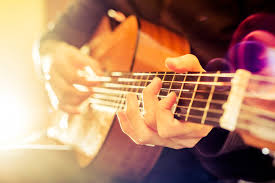
#> input picture Image/Image3.jpeg, 275 x 183 px
$ python 13.thresholding.py
#> lines starting #> are read from the running program, lines starting #| are printed output that depends on the picture; after the words box and inside, x2 and y2 are one past the last pixel; in counts of white or black regions, pixels touching at a corner belong together
import cv2
import matplotlib.pyplot as plt
import numpy as np

img=cv2.imread('./Image/Image3.jpeg')
#> img is the input picture: shape (183, 275, 3); mean B, G, R 105.2, 132.7, 177.8
cv2.imshow('Original',img)

gray=cv2.cvtColor(img,cv2.COLOR_BGR2GRAY)
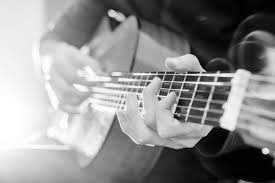
#> gray: shape (183, 275); min 0, max 255, mean 143.1
cv2.imshow('Gray',gray)

#Simple Thresholding
threshold,thresh=cv2.threshold(src=gray,thresh=130,maxval=255,type=cv2.THRESH_BINARY)
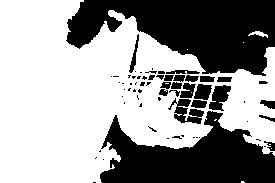
#> thresh: shape (183, 275); 60.4% white; 65 black regions (40 under 20 px), largest, box (x1, y1, x2, y2) and area: (66, 0, 275, 76) 9983, (100, 111, 275, 183) 7435, (168, 98, 204, 124) 438
cv2.imshow('Simple Thresholding',thresh)

threshold,thresh_inv=cv2.threshold(gray,130,255,cv2.THRESH_BINARY_INV)
cv2.imshow('Simple Thresholding Inverse',thresh_inv)

#Adaptive Thresholding
adaptive_thresh=cv2.adaptiveThreshold(src=gray,maxValue=255,adaptiveMethod=cv2.ADAPTIVE_THRESH_GAUSSIAN_C,thresholdType=cv2.THRESH_BINARY,blockSize=11,C=3)
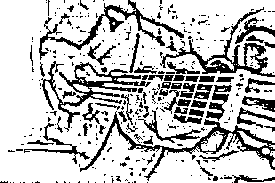
#> adaptive_thresh: shape (183, 275); 76.3% white; 341 black regions (278 under 20 px), largest, box (x1, y1, x2, y2) and area: (80, 111, 275, 181) 1614, (41, 61, 151, 132) 1447, (160, 7, 275, 77) 1265
cv2.imshow('Adaptive Thresholding',adaptive_thresh)

adaptive_thresh_inv=cv2.adaptiveThreshold(gray,255,cv2.ADAPTIVE_THRESH_MEAN_C,cv2.THRESH_BINARY_INV,11,3)
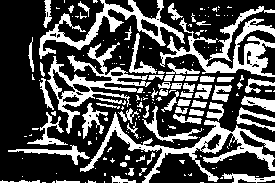
#> adaptive_thresh_inv: shape (183, 275); 30.9% white; 181 white regions (119 under 20 px), largest, box (x1, y1, x2, y2) and area: (80, 112, 275, 183) 2524, (160, 6, 275, 77) 2485, (47, 42, 151, 134) 2068
cv2.imshow('Adaptive Thresholding Inverse',adaptive_thresh_inv)

cv2.waitKey(0)

$ run again, with Image/Image1.jpeg copied over Image/Image3.jpeg
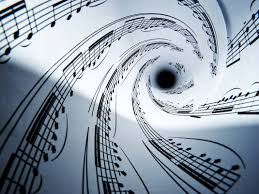
#> input picture Image/Image1.jpeg, 259 x 194 px
#> img is the input picture: shape (194, 259, 3); mean B, G, R 170.3, 157.6, 145.6
#> `threshold,thresh=cv2.threshold(src=gray,thresh=130,maxval=255,type=cv2..`:
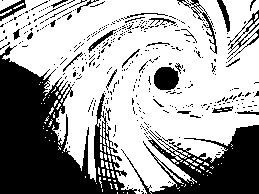
#> thresh: shape (194, 259); 64.6% white; 398 black regions (365 under 20 px), largest, box (x1, y1, x2, y2) and area: (0, 45, 137, 194) 9890, (121, 125, 259, 194) 4405, (154, 67, 179, 90) 476
#> adaptive_thresh: shape (194, 259); 74% white; black in thin lines or dots
#> `adaptive_thresh_inv=cv2.adaptiveThreshold(gray,255,cv2.ADAPTIVE_THRESH..`:
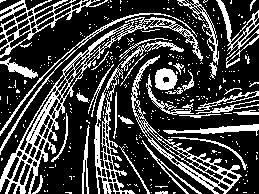
#> adaptive_thresh_inv: shape (194, 259); 26.6% white in thin lines or dots

$ run again, with Image/Image2.jpeg copied over Image/Image3.jpeg
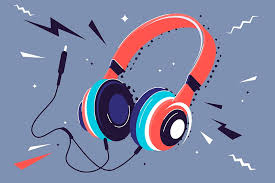
#> input picture Image/Image2.jpeg, 275 x 183 px
#> img is the input picture: shape (183, 275, 3); mean B, G, R 164.9, 134.8, 128
#> `threshold,thresh=cv2.threshold(src=gray,thresh=130,maxval=255,type=cv2..`:
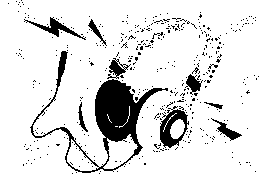
#> thresh: shape (183, 275); 88.5% white; 420 black regions (409 under 20 px), largest, box (x1, y1, x2, y2) and area: (30, 51, 168, 173) 3097, (160, 106, 189, 148) 577, (24, 17, 86, 40) 322
#> adaptive_thresh: shape (183, 275); 81.9% white; black in thin lines or dots, all inside (x1, y1, x2, y2) = (8, 0, 264, 176)
#> `adaptive_thresh_inv=cv2.adaptiveThreshold(gray,255,cv2.ADAPTIVE_THRESH..`:
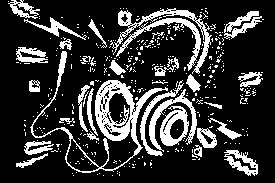
#> adaptive_thresh_inv: shape (183, 275); 20.8% white; 389 white regions (356 under 20 px), largest, box (x1, y1, x2, y2) and area: (30, 51, 168, 173) 2298, (110, 8, 212, 74) 894, (116, 18, 201, 71) 631
